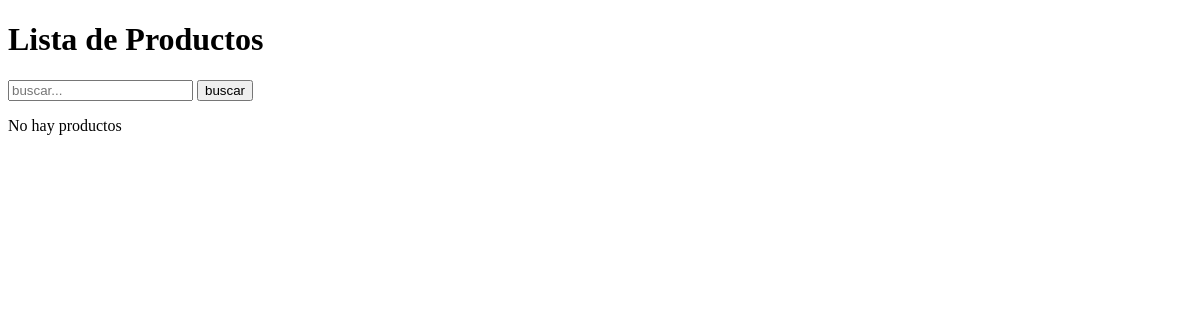
The app's page /productos/list, older data.
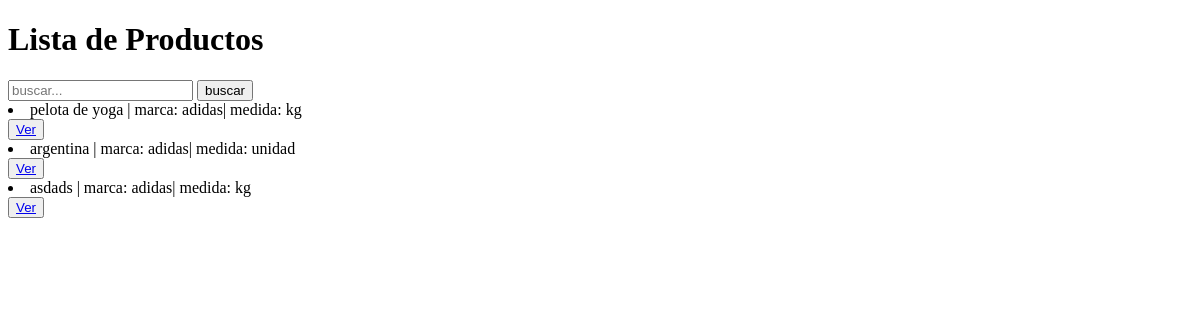
The same page, newer data.
### productos/models.py (models this page shows, shortened)
class productos(models.Model):
    imagen = models.ImageField(upload_to="producto/", null=True, blank=True, verbose_name="Imagen", help_text="Imagen del Producto")
    name = models.CharField(max_length=150, null=False, blank=False, unique=True, verbose_name="Nombre", help_text="Nombre del producto")
    marca = models.ForeignKey(marcas, on_delete=models.DO_NOTHING, null=True, blank=False)
    proveedor = models.ForeignKey(proveedor, on_delete=models.DO_NOTHING, null=True, blank=True)
    descripcion = models.TextField(max_length=200, null=False, blank=False, verbose_name="Descripción", help_text="Descripción del Producto")
    unidad = models.ForeignKey(unidades, on_delete=models.DO_NOTHING, null=True, blank=False)
    link = models.URLField(max_length=500, null=True, blank=True, verbose_name="Link", help_text="Link del Producto en Mercado Libre")

class marcas(models.Model):
    name = models.CharField(max_length=150, null=False, blank=False, unique=True, verbose_name="Nombre", help_text="Nombre de la Marca")
    def __str__(self):
        return self.name

class unidades(models.Model):
    name = models.CharField(max_length=150, null=False, blank=False, unique=True, verbose_name="Nombre", help_text="Nombre de la Unidad")
    def __str__(self):
        return self.name

### productos/views.py (the view)
# urls.py: path("list", views.productoList.as_view(), name="producto_list"),
class productoList(ListView):
    model = models.productos
    template_name = "productos/productos.html"
    context_object_name = "producto"

### template/productos/productos.html (shortened to what this page needs)
<!DOCTYPE html>
<html lang="en">
<head>
</head>
<body>
    <h1>Lista de Productos</h1>
    <form action="./buscar/" method="get">
        <input type="text" name="busqueda_productos" id="busqueda_productos" placeholder="buscar..." value="{{request.GET.busqueda_productos}}">
        <input type="submit" value="buscar">
    </form>
    <div>
        {% if producto %}
        {% for producto in producto %}
        <li>
            {{producto.name}} | marca: {{producto.marca}}| medida: {{producto.unidad}}
        </li>
        <button>
            <a href="{% url 'producto_detail' producto.id %}">Ver</a>
        </button>
        {% endfor %}
        {% else %}
        <p>No hay productos</p>
        {% endif %}
    </div>
</body>
</html>

Row changes from the older to the newer data that the page shows:
added productos: name "pelota de yoga", marca "adidas", unidad "kg"
added productos: name "argentina", marca "adidas", unidad "unidad"
added productos: name "asdads", marca "adidas", unidad "kg"
Text that changed along with them:
text no longer shown: "No hay productos"
